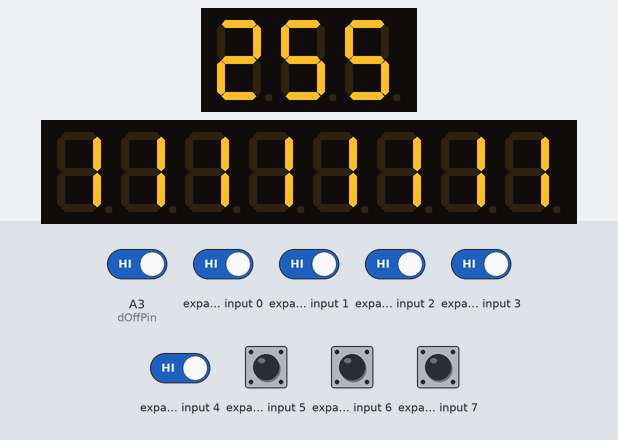
The sketch below on a simulated Arduino Uno, built with avr-gcc and run on an emulated ATmega328P. Parts: 3-digit seven-segment display, 8-digit seven-segment display. Wiring (inferred from the names in the program): input shift register (74HC165): load pin 4; clock pin 3; serial out pin 2. Inputs (shaded band) come from the test bench; at power-on: A3 (dOffPin), expander input 0–7 HIGH.

Above: at 1.2 s.
1.3 s: A3 (dOffPin) driven LOW
At 1.8 s:
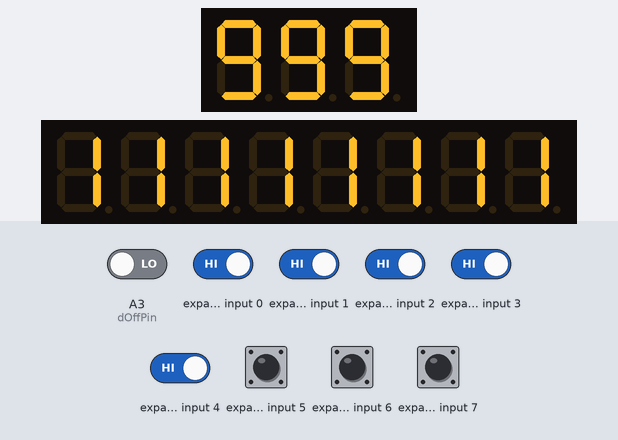
2.8 s: expander input 0 driven LOW
At 4.0 s:
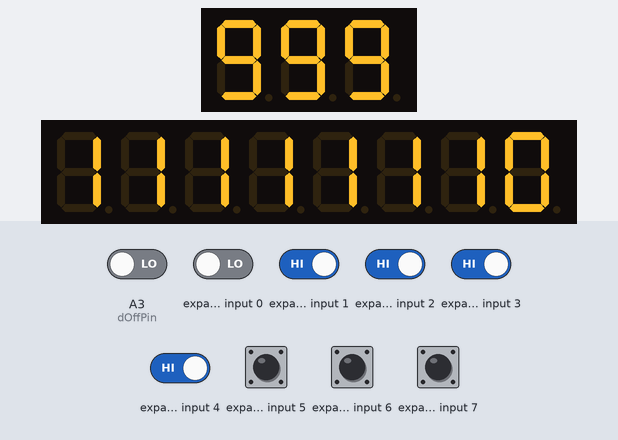
4.7 s: expander input 1 driven LOW
At 5.2 s:
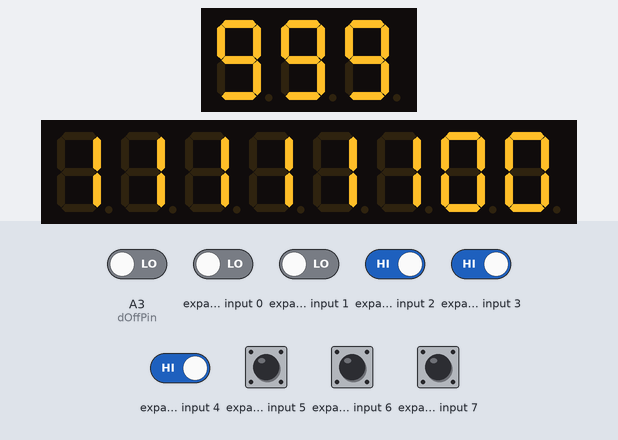
6.2 s: expander input 2 driven LOW
At 7.4 s:
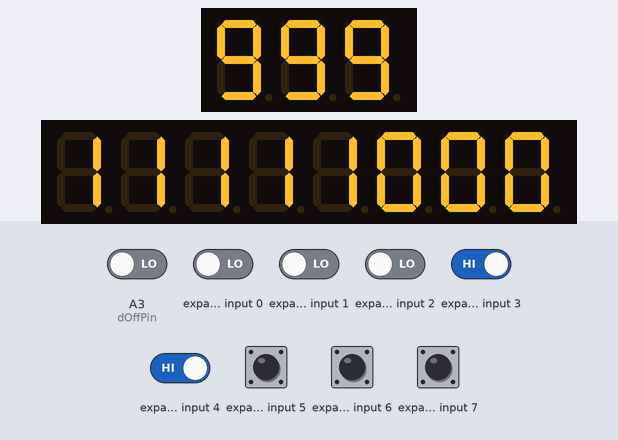
7.7 s: expander input 3 driven LOW
At 8.7 s:
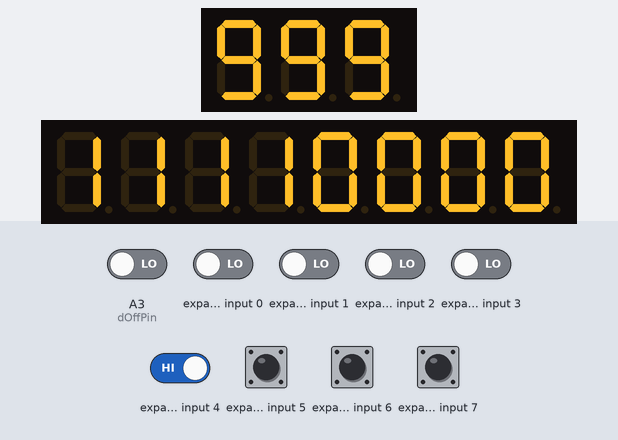
9.2 s: expander input 4 driven LOW
At 9.8 s:
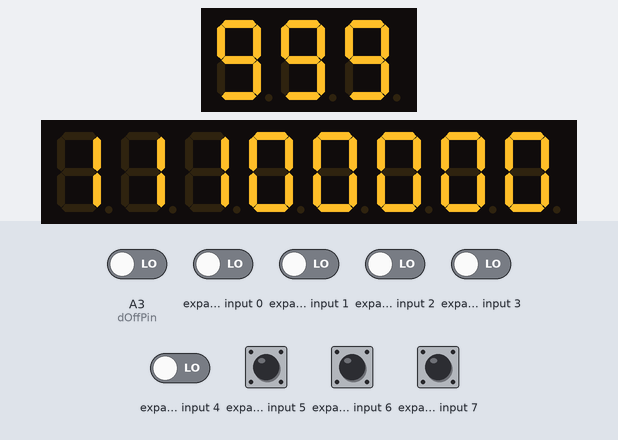
Timing chart, 0 to 11.7 s (numbered marks = the images above; inputs shaded):
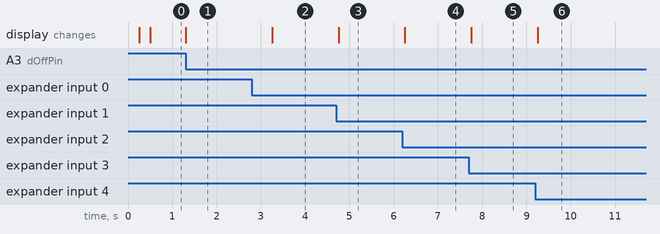

The sketch:

Program.ino
```cpp
#include <LedControl.h>
#include <SevSegShift.h>

// Source: https://www.woolseyworkshop.com/2021/02/18/adding-digital-io-to-your-arduino-part-2-the-74hc165/
const unsigned long SamplePeriod = 250;  // Sampling period in milliseconds

const int dOffPin = A3;  // Used to show or hide the the final byte value (3 segment display)

// Variables for the 74HC165 that reads the 8 switches
const int dataPin1 = 2;   // Connected to 74HC165 QH    (pin 9)
const int clockPin1 = 3;  // Connected to 74HC165 CLK   (pin 2)
const int latchPin1 = 4;  // Connected to 74HC165 SH/LD (pin 1)

// Variables for the MAX7219 to visualize 0 or 1 (8x 7Segment)
const int latchPin2 = 5;  // Connected to MAX7219 DIN   (pin 12)
const int clockPin2 = 6;  // Connected to MAX7219 CLK  (pin 13)
const int dataPin2 = 7;   // Connected to MAX7219 LOAD (pin 1)

// Initialize Led control library
// http://wayoda.github.io/LedControl/pages/software
LedControl lc = LedControl(dataPin2, clockPin2, latchPin2, 1);

// Variables for the 3 digit 7 segment display
const int dataPin4 = 11;   // Connected to 74HC595 SER  (pin 14)
const int latchPin4 = 12;  // Connected to 74HC595 RCLK (pin 12)
const int clockPin4 = 13;  // Connected to 74HC595 SRLCK (pin 11)

// Instantiate a seven segment controller object
/* 1 = number of shift registers used
   true = Digits are connected to Arduino directly default value = false (see SevSegShift example)
*/
SevSegShift sevsegshift(dataPin4, clockPin4, latchPin4, 1, true);

int zeroOneSegments;
int zeroOneSegmentsOld;

void setup() {
  // Serial Monitor
  //Serial.begin(115200);  // initialize serial bus
  //while (!Serial) ;  // wait for serial connection

  // Button to show/hide final byte value
  pinMode(dOffPin, INPUT);

  // 74HC165 shift register (8x buttons/switches)
  pinMode(dataPin1, INPUT);
  pinMode(latchPin1, OUTPUT);
  pinMode(clockPin1, OUTPUT);

  /* The MAX72XX is in power-saving mode on startup, we have to do a wakeup call */
  lc.shutdown(0, false);
  /* Set the brightness to a medium values (max = 15) */
  lc.setIntensity(0, 3);
  /* Clear the display */
  lc.clearDisplay(0);

  setupSevSeg();
}

void setupSevSeg() {
  byte numDigits = 3;
  byte digitPins[] = { A0, A1, A2 };                // These are the PINS of the ** Arduino **
  byte segmentPins[] = { 0, 1, 2, 3, 4, 5, 6, 7 };  // These are the PINs of the ** Shift register **
  bool resistorsOnSegments = true;                  // 'false' means resistors are on digit pins
  byte hardwareConfig = COMMON_CATHODE;             // See README.md for options
  bool updateWithDelays = false;                    // Default 'false' is Recommended
  bool leadingZeros = false;                        // Use 'true' if you'd like to keep the leading zeros
  bool disableDecPoint = true;                      // Use 'true' if your decimal point doesn't exist or isn't connected

  sevsegshift.begin(hardwareConfig, numDigits, digitPins, segmentPins, resistorsOnSegments,
                    updateWithDelays, leadingZeros, disableDecPoint);
  sevsegshift.setBrightness(90);
}

void loop() {
  // Read and print inputs at the specified sampling rate
  static unsigned long previousTime = 0;
  unsigned long currentTime = millis();
  if (currentTime - previousTime >= SamplePeriod) {
    readButtonStates();
    previousTime = currentTime;

    // Draw 0 or 1 in each segment
    segmentLine_MAX7219();
  }

  // Draw the byte number (0-255)
  sevSegWrite();
}

void readButtonStates() {
  // Always reset
  zeroOneSegments = 0;

  // Read
  //Serial.print("Bits: ");
  for (int i = 0; i < 8; i++) {
    int state = isrDigitalRead(i);
    zeroOneSegments |= state << i;
  }
  //Serial.println(zeroOneSegments);
}

// Source: https://www.woolseyworkshop.com/2021/02/18/adding-digital-io-to-your-arduino-part-2-the-74hc165/
uint8_t isrReadRegister() {
  uint8_t inputs = 0;
  digitalWrite(clockPin1, HIGH);                    // preset clock to retrieve first bit
  digitalWrite(latchPin1, HIGH);                    // disable input latching and enable shifting
  inputs = shiftIn(dataPin1, clockPin1, MSBFIRST);  // capture input values
  digitalWrite(latchPin1, LOW);                     // disable shifting and enable input latching
  return inputs;
}

// Source: https://www.woolseyworkshop.com/2021/02/18/adding-digital-io-to-your-arduino-part-2-the-74hc165/
int isrDigitalRead(uint8_t pin) {
  return bitRead(isrReadRegister(), pin);
}

void segmentLine_MAX7219() {
  /*
  * Display a character on a 7-Segment display.
  * There are only a few characters that make sense here :
  * '0','1','2','3','4','5','6','7','8','9','0',
  * 'A','b','c','d','E','F','H','L','P',
  * '.','-','_',' '
  * Params:
  * addr	 address of the display (0 if only one is used else index)
  * digit  the position of the character on the display (0..7)
  * value  the character to be displayed.
  * dp     sets the decimal point.
  *
  * lc.setDigit(addr, digit, value, dp);
  */

  for (int digit = 0; digit < 8; digit++) {
    lc.setDigit(0, digit, (zeroOneSegments >> digit) & 1, false);
    //Serial.print(digit);
  }

  //Serial.println("");
  lc.shutdown(0, false);
}

void sevSegWrite() {
  if (digitalRead(dOffPin) == LOW) {
    // ToDo: Animation?
    sevsegshift.setNumber(999);
  } else {
    sevsegshift.setNumber(zeroOneSegments);
  }
  sevsegshift.refreshDisplay();  // Must run repeatedly
}
```

Measured:
- after the input at 1.3 s, the display: changes at once (image 1)
- after the input at 2.8 s, the display: changes after 0.46 s (image 2)
- after the input at 4.7 s, the display: changes after 0.06 s (image 3)
- after the input at 6.2 s, the display: changes after 0.06 s (image 4)
- after the input at 7.7 s, the display: changes after 0.06 s (image 5)
- after the input at 9.2 s, the display: changes after 0.06 s (image 6)
